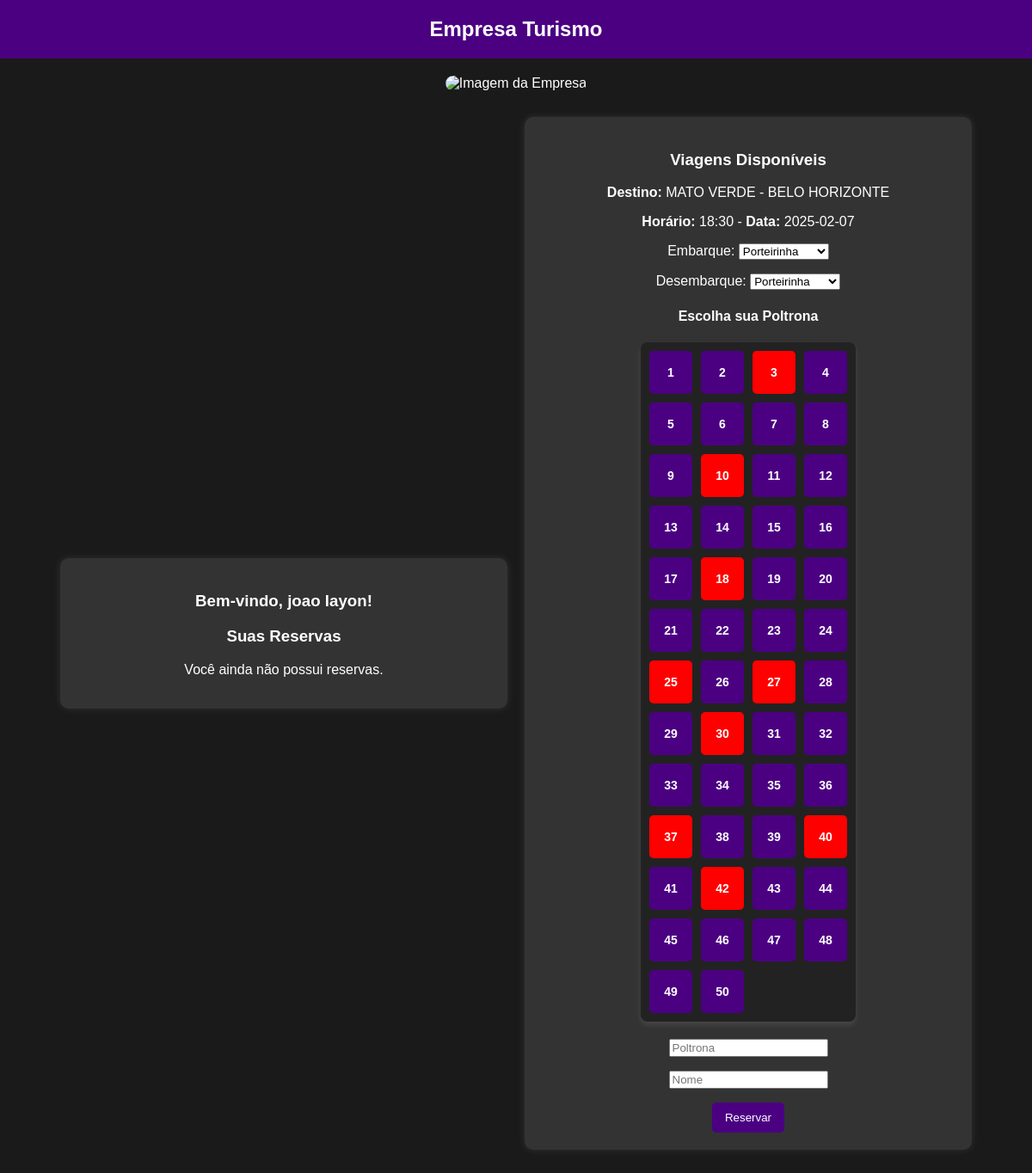
/user (signed in), run on the app's committed database.
### tables this page shows
CREATE TABLE usuarios (
                            id INTEGER PRIMARY KEY AUTOINCREMENT,
                            nome TEXT,
                            email TEXT UNIQUE,
                            senha TEXT,
                            tipo TEXT DEFAULT 'user',
                            idade INTEGER,
                            cidade TEXT);

CREATE TABLE viagens (
                            id INTEGER PRIMARY KEY AUTOINCREMENT,
                            origem TEXT,
                            destino TEXT,
                            data TEXT,
                            horario TEXT,
                            onibus TEXT);

### app.py (the view)
@app.route('/user')
def user():
    if 'usuario_id' in session:
        usuario_id = session['usuario_id']
        con = conectar_bd()
        cur = con.cursor()
        cur.execute("SELECT nome FROM usuarios WHERE id = ?", (usuario_id,))
        usuario = cur.fetchone()
        nome_usuario = usuario[0] if usuario else "Usuário"
        cur.execute("SELECT * FROM viagens")
        viagens = cur.fetchall()
        pontos_viagens = {}
        for viagem in viagens:
            viagem_id = viagem[0]
            cur.execute("SELECT parada FROM pontos_parada WHERE viagem_id = ? ORDER BY id", (viagem_id,))
            pontos = [row[0] for row in cur.fetchall()]
            pontos_viagens[viagem_id] = pontos  # Salva os pontos disponíveis na viagem
        cur.execute("""SELECT r.id, v.origem, v.destino, v.data, r.poltrona,
                              p_embarque.parada AS embarque, p_desembarque.parada AS desembarque, r.viagem_id
                       FROM reservas r
                       JOIN viagens v ON r.viagem_id = v.id
                       JOIN reservas_pontos rp ON r.id = rp.reserva_id
                       JOIN pontos_parada p_embarque ON rp.embarque_id = p_embarque.id
                       JOIN pontos_parada p_desembarque ON rp.desembarque_id = p_desembarque.id
                       WHERE r.usuario_id = ?""", (usuario_id,))
        reservas = cur.fetchall()
        poltronas_ocupadas = {}
        cur.execute("SELECT viagem_id, poltrona FROM reservas")
        todas_reservas = cur.fetchall()
        for viagem_id, poltrona in todas_reservas:
            if viagem_id not in poltronas_ocupadas:
                poltronas_ocupadas[viagem_id] = []
            poltronas_ocupadas[viagem_id].append(poltrona)
        pontos_embarque_desembarque = {}
        for viagem_id, pontos in pontos_viagens.items():
            pontos_embarque_desembarque[viagem_id] = {}
            for i, ponto in enumerate(pontos):
                embarque = ponto
                pontos_restantes = pontos[i + 1:]
                pontos_embarque_desembarque[viagem_id][embarque] = pontos_restantes
        con.close()
        print(reservas)
        return render_template('user.html', viagens=viagens, reservas=reservas,
                               nome_usuario=nome_usuario, poltronas_ocupadas=poltronas_ocupadas,
                               pontos_viagens=pontos_viagens, pontos_embarque_desembarque=pontos_embarque_desembarque)  # Passando a lógica de embarque/desembarque
    return redirect(url_for('login'))

### app.py (called while the page is built)
def conectar_bd():
    return sqlite3.connect('banco.db', check_same_thread=False)

### templates/user.html (shortened to what this page needs)
<!DOCTYPE html>
<html lang="pt-br">
<head>
</head>
<body>
    <div class="header">Empresa Turismo</div>
    <div class="image-container">
        <img src="https://gizmodo.uol.com.br/wp-content/blogs.dir/8/files/2023/04/onibus-double-decker-aguia-branca.jpg" alt="Imagem da Empresa">
    </div>
    <div class="container">
        <div class="left-panel">
            <h3>Bem-vindo, {{ nome_usuario }}!</h3>
            <h3>Suas Reservas</h3>
            <div class="info">
                {% if reservas %}
                    {% for reserva in reservas %}
                        <div class="viagem">
                            <p><strong>Destino:</strong> {{ reserva[2] }}</p>
                            <p><strong>Data:</strong> {{ reserva[3] }} - <strong>Poltrona:</strong> {{ reserva[4] }}</p>
                            <p><strong>Embarque:</strong> {{ reserva[5] }}</p>
                            <p><strong>Desembarque:</strong> {{ reserva[6] }}</p>
                        </div>
                    {% endfor %}
                {% else %}
                    <p>Você ainda não possui reservas.</p>
                {% endif %}
            </div>
        </div>
        <div class="right-panel">
            <h3>Viagens Disponíveis</h3>
            {% if viagens %}
                {% for viagem in viagens %}
                    <div class="viagem">
                        <p><strong>Destino:</strong> {{ viagem[2] }}</p>
                        <p><strong>Horário:</strong> {{ viagem[4] }} - <strong>Data:</strong> {{ viagem[3] }}</p>
                        <p>
                        <form method="POST" action="/reservar">
                            <label for="embarque_{{ viagem[0] }}">Embarque:</label>
                            <select id="embarque_{{ viagem[0] }}" name="embarque" required onchange="atualizarDesembarque('embarque_{{ viagem[0] }}', 'desembarque_{{ viagem[0] }}')">
                                {% for opcao in pontos_viagens[viagem[0]] %}
                                    <option value="{{ opcao }}">{{ opcao }}</option>
                                {% endfor %}
                            </select>
                        </p>
                        <p>
                            <label for="desembarque_{{ viagem[0] }}">Desembarque:</label>
                            <select id="desembarque_{{ viagem[0] }}" name="desembarque" required>
                                {% for opcao in pontos_viagens[viagem[0]] %}
                                    <option value="{{ opcao }}">{{ opcao }}</option>
                                {% endfor %}
                            </select>
                        </p>
                        <h4>Escolha sua Poltrona</h4>
                        <div class="poltronas">
                            {% for i in range(1, 51) %}
                                <div class="poltrona {% if i in poltronas_ocupadas[viagem[0]] %}ocupada{% endif %}" onclick="selecionarPoltrona(this, 'poltrona_{{ viagem[0] }}')">
                                    {{ i }}
                                </div>
                            {% endfor %}
                        </div>
                            <input type="number" id="poltrona_{{ viagem[0] }}" name="poltrona" placeholder="Poltrona" required readonly>
                            <p><input type="text" name="nome" placeholder="Nome" required></p>
                            <button type="submit" class="btn">Reservar</button>
                    </div>
                {% endfor %}
            {% else %}
                <p>Nenhuma viagem disponível no momento.</p>
            {% endif %}
        </div>
    </div>
</body>
</html>

### templates/user.html (style rules this page uses)
body { font-family: Arial, sans-serif; background-color: #1a1a1a; color: white; text-align: center; margin: 0; padding: 0; }
.header { background-color: #4B0082; padding: 20px; font-size: 24px; font-weight: bold; }
.container { display: flex; flex-wrap: wrap; justify-content: center; align-items: center; width: 90%; margin: 20px auto; }
.left-panel, .right-panel { background: #333; padding: 20px; border-radius: 10px; box-shadow: 0px 0px 10px rgba(255, 255, 255, 0.1); flex: 1; margin: 10px; min-width: 300px; }
.poltronas { display: grid; grid-template-columns: repeat(4, auto); gap: 10px; justify-content: center; margin: 20px auto; padding: 10px; width: fit-content; background: #222; border-radius: 8px; box-shadow: 0px 4px 6px rgba(255, 255, 255, 0.1); }
.poltrona { width: 50px; height: 50px; background-color: #4B0082; color: white; border-radius: 5px; display: flex; align-items: center; justify-content: center; font-size: 14px; font-weight: bold; cursor: pointer; }
.poltrona.ocupada { background-color: red; cursor: not-allowed; }
.btn { background-color: #4B0082; color: white; border: none; padding: 10px 15px; cursor: pointer; border-radius: 5px; }
.image-container { margin-top: 20px; }
.image-container img { max-width: 100%; height: auto; border-radius: 10px; }

### data on the page
usuarios: nome "joao layon"
viagens: destino "MATO VERDE - BELO HORIZONTE", horario "18:30", data "2025-02-07", i "1" "2" "3" "4" "5" "6" "7" "8" "9" "10" "11" "12" "13" "14" "15" "16" "17" "18" "19" "20" "21" "22" "23" "24" "25" "26" "27" "28" "29" "30" "31" "32" "33" "34" "35" "36" "37" "38" "39" "40" "41" "42" "43" "44" "45" "46" "47" "48" "49" "50"

### other printed values
form field embarque "Porteirinha"
form field desembarque "Porteirinha"
